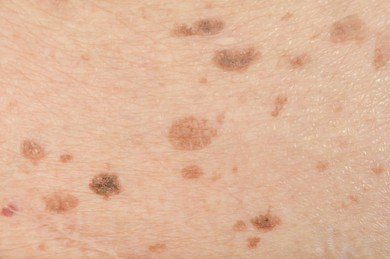
//> input picture SpottingSpots/Resources/test.jpg, 390 x 259 px
$ ./Source   (built with g++ and OpenCV 4)
//> lines starting //> are read from the running program, lines starting //| are printed output that depends on the picture; after the words box and inside, x2 and y2 are one past the last pixel; in counts of white or black regions, pixels touching at a corner belong together

#include "opencv2/imgcodecs.hpp"
#include "opencv2/highgui.hpp"
#include "opencv2/imgproc.hpp"
#include <iostream>
using namespace cv;
using namespace std;

void contourTime(Mat imgGray, Mat img);
Mat imgGray;

int main(int argc, char** argv)
{
    //reading in image
    string path = "Resources/test.jpg";
    Mat img = imread(path);
//> img is the input picture: 259 rows x 390 cols, CV_8UC3; mean B, G, R 153.8, 181.2, 222.3

    //Preprocessing image
    cvtColor(img, imgGray, COLOR_BGR2GRAY);
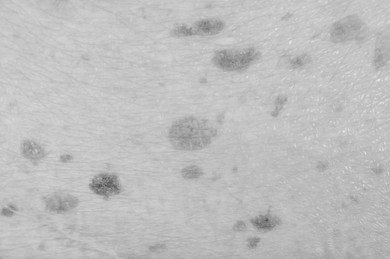
//> imgGray: 259 rows x 390 cols, CV_8UC1; min 78, max 229, mean 190.4
    GaussianBlur(imgGray, imgGray, Size(3, 3), 3, 0);
    contourTime(imgGray, img);

    waitKey(0);
}

void contourTime(Mat imgGray, Mat img) {
    Mat imgCanny;

    Canny(imgGray, imgCanny, 25, 75);
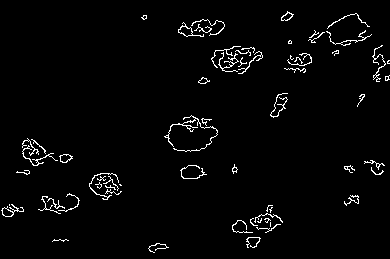
//> imgCanny: 259 rows x 390 cols, CV_8UC1; 2.6% white in thin lines or dots
    Mat kernel = getStructuringElement(MORPH_RECT, Size(3, 3));
    dilate(imgCanny, imgCanny, kernel);
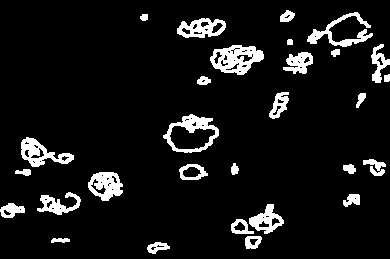
//> imgCanny: 259 rows x 390 cols, CV_8UC1; 8.3% white; 29 white regions


    vector<vector<Point>> contours;
    vector<Vec4i> hierarchy;

    findContours(imgCanny, contours, hierarchy, RETR_EXTERNAL, CHAIN_APPROX_SIMPLE, Point(0,0));
//> contours = 29 contours; largest, box (x1, y1, x2, y2) and area: (163, 114, 219, 153) 1423, (210, 45, 264, 75) 1062, (21, 137, 74, 167) 702, (88, 172, 123, 201) 694, (177, 18, 226, 38) 663

    vector<Moments> m1(contours.size());
//> m1 = 29 items
    vector<Point2f> m2(contours.size());
    Rect rect;
    for (int i = 0; i < contours.size(); i++)
    {
        m1[i] = moments(contours[i], false);
        rect = boundingRect(contours[i]);
    }
//> this loop made 29 passes
//> rect on passes 1 to 12: Rect(147, 242, 23, 12), Rect(51, 238, 19, 5), Rect(245, 236, 17, 13), Rect(231, 219, 23, 15), Rect(249, 204, 35, 30), Rect(0, 203, 25, 15), Rect(343, 194, 17, 13), Rect(37, 192, 44, 23), Rect(88, 172, 35, 29), Rect(15, 169, 16, 7), Rect(343, 164, 13, 10), Rect(179, 164, 29, 16)

    for (int i = 0; i < contours.size(); i++)
    {
        m2[i] = Point2f(m1[i].m10 / m1[i].m00, m1[i].m01 / m1[i].m00);
    }
//> this loop made 29 passes

    //start drawin

    Mat drawing(imgCanny.size(), CV_8UC3, Scalar(255, 255, 255));

    for (int i = 0; i < contours.size(); i++)
    {
        string num = to_string(i + 1);
        Scalar color = Scalar(25, 25, 255);
        Scalar text = Scalar(255, 100, 0);
        drawContours(img, contours, i, color, 1, 1, hierarchy, 0, Point() );
        circle(img, m2[i], 1, color, -1, 1, 0);
        putText(img, num, m2[i], FONT_HERSHEY_PLAIN, 1, text);
    }
//> this loop made 29 passes
//> pass 2, in contourTime, `putText(img, num, m2[i], FONT_HERSHEY_PLAIN, 1, text);`:
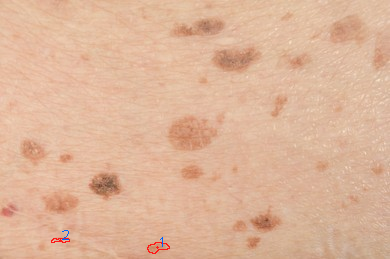
//> img: 259 rows x 390 cols, CV_8UC3; mean B, G, R 153.7, 181, 222.3
//> after the loop:
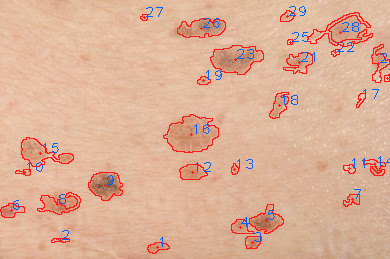
//> img: 259 rows x 390 cols, CV_8UC3; mean B, G, R 151.2, 176.1, 221.5

    namedWindow("Contours", WINDOW_AUTOSIZE);
    imshow("Contours", img);
    waitKey(0);


}
